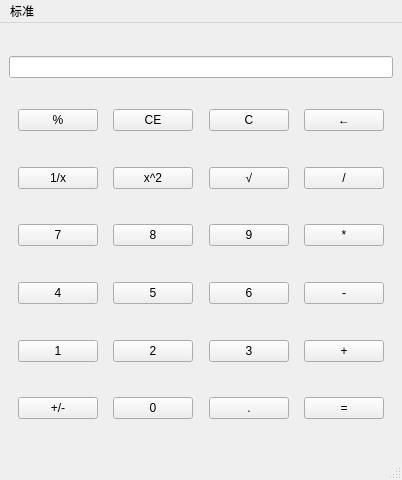
<?xml version="1.0" encoding="UTF-8"?>
<ui version="4.0">
 <class>MainWindow</class>
 <widget class="QMainWindow" name="MainWindow">
  <property name="geometry">
   <rect>
    <x>0</x>
    <y>0</y>
    <width>402</width>
    <height>480</height>
   </rect>
  </property>
  <property name="windowTitle">
   <string>MainWindow</string>
  </property>
  <widget class="QWidget" name="centralwidget">
   <layout class="QGridLayout" name="gridLayout_4">
    <item row="1" column="0">
     <layout class="QGridLayout" name="gridLayout_2">
      <item row="12" column="4">
       <spacer name="verticalSpacer_21">
        <property name="orientation">
         <enum>Qt::Vertical</enum>
        </property>
        <property name="sizeHint" stdset="0">
         <size>
          <width>20</width>
          <height>40</height>
         </size>
        </property>
       </spacer>
      </item>
      <item row="4" column="0" rowspan="4" colspan="7">
       <layout class="QHBoxLayout" name="horizontalLayout_4">
        <item>
         <spacer name="horizontalSpacer_13">
          <property name="orientation">
           <enum>Qt::Horizontal</enum>
          </property>
          <property name="sizeHint" stdset="0">
           <size>
            <width>40</width>
            <height>20</height>
           </size>
          </property>
         </spacer>
        </item>
        <item>
         <widget class="QPushButton" name="Reciprocal">
          <property name="enabled">
           <bool>true</bool>
          </property>
          <property name="text">
           <string>1/x</string>
          </property>
         </widget>
        </item>
        <item>
         <spacer name="horizontalSpacer_14">
          <property name="orientation">
           <enum>Qt::Horizontal</enum>
          </property>
          <property name="sizeHint" stdset="0">
           <size>
            <width>40</width>
            <height>20</height>
           </size>
          </property>
         </spacer>
        </item>
        <item>
         <widget class="QPushButton" name="Square">
          <property name="enabled">
           <bool>true</bool>
          </property>
          <property name="text">
           <string>x^2</string>
          </property>
         </widget>
        </item>
        <item>
         <spacer name="horizontalSpacer_15">
          <property name="orientation">
           <enum>Qt::Horizontal</enum>
          </property>
          <property name="sizeHint" stdset="0">
           <size>
            <width>40</width>
            <height>20</height>
           </size>
          </property>
         </spacer>
        </item>
        <item>
         <widget class="QPushButton" name="Radical">
          <property name="enabled">
           <bool>true</bool>
          </property>
          <property name="text">
           <string>√</string>
          </property>
         </widget>
        </item>
        <item>
         <spacer name="horizontalSpacer_16">
          <property name="orientation">
           <enum>Qt::Horizontal</enum>
          </property>
          <property name="sizeHint" stdset="0">
           <size>
            <width>40</width>
            <height>20</height>
           </size>
          </property>
         </spacer>
        </item>
        <item>
         <widget class="QPushButton" name="Except">
          <property name="enabled">
           <bool>true</bool>
          </property>
          <property name="text">
           <string>/</string>
          </property>
         </widget>
        </item>
        <item>
         <spacer name="horizontalSpacer_17">
          <property name="orientation">
           <enum>Qt::Horizontal</enum>
          </property>
          <property name="sizeHint" stdset="0">
           <size>
            <width>40</width>
            <height>20</height>
           </size>
          </property>
         </spacer>
        </item>
       </layout>
      </item>
      <item row="8" column="0">
       <spacer name="verticalSpacer_24">
        <property name="orientation">
         <enum>Qt::Vertical</enum>
        </property>
        <property name="sizeHint" stdset="0">
         <size>
          <width>20</width>
          <height>40</height>
         </size>
        </property>
       </spacer>
      </item>
      <item row="12" column="2">
       <spacer name="verticalSpacer_20">
        <property name="orientation">
         <enum>Qt::Vertical</enum>
        </property>
        <property name="sizeHint" stdset="0">
         <size>
          <width>20</width>
          <height>40</height>
         </size>
        </property>
       </spacer>
      </item>
      <item row="3" column="2">
       <spacer name="verticalSpacer_18">
        <property name="orientation">
         <enum>Qt::Vertical</enum>
        </property>
        <property name="sizeHint" stdset="0">
         <size>
          <width>20</width>
          <height>40</height>
         </size>
        </property>
       </spacer>
      </item>
      <item row="8" column="6">
       <spacer name="verticalSpacer_26">
        <property name="orientation">
         <enum>Qt::Vertical</enum>
        </property>
        <property name="sizeHint" stdset="0">
         <size>
          <width>20</width>
          <height>40</height>
         </size>
        </property>
       </spacer>
      </item>
      <item row="0" column="0" rowspan="3" colspan="7">
       <layout class="QHBoxLayout" name="horizontalLayout_6">
        <item>
         <spacer name="horizontalSpacer_18">
          <property name="orientation">
           <enum>Qt::Horizontal</enum>
          </property>
          <property name="sizeHint" stdset="0">
           <size>
            <width>40</width>
            <height>20</height>
           </size>
          </property>
         </spacer>
        </item>
        <item>
         <widget class="QPushButton" name="Percent">
          <property name="enabled">
           <bool>true</bool>
          </property>
          <property name="text">
           <string>%</string>
          </property>
         </widget>
        </item>
        <item>
         <spacer name="horizontalSpacer_19">
          <property name="orientation">
           <enum>Qt::Horizontal</enum>
          </property>
          <property name="sizeHint" stdset="0">
           <size>
            <width>40</width>
            <height>20</height>
           </size>
          </property>
         </spacer>
        </item>
        <item>
         <widget class="QPushButton" name="CE">
          <property name="enabled">
           <bool>true</bool>
          </property>
          <property name="text">
           <string>CE</string>
          </property>
         </widget>
        </item>
        <item>
         <spacer name="horizontalSpacer_20">
          <property name="orientation">
           <enum>Qt::Horizontal</enum>
          </property>
          <property name="sizeHint" stdset="0">
           <size>
            <width>40</width>
            <height>20</height>
           </size>
          </property>
         </spacer>
        </item>
        <item>
         <widget class="QPushButton" name="C">
          <property name="enabled">
           <bool>true</bool>
          </property>
          <property name="text">
           <string>C</string>
          </property>
         </widget>
        </item>
        <item>
         <spacer name="horizontalSpacer_21">
          <property name="orientation">
           <enum>Qt::Horizontal</enum>
          </property>
          <property name="sizeHint" stdset="0">
           <size>
            <width>40</width>
            <height>20</height>
           </size>
          </property>
         </spacer>
        </item>
        <item>
         <widget class="QPushButton" name="Back">
          <property name="enabled">
           <bool>true</bool>
          </property>
          <property name="text">
           <string>←</string>
          </property>
         </widget>
        </item>
        <item>
         <spacer name="horizontalSpacer_22">
          <property name="orientation">
           <enum>Qt::Horizontal</enum>
          </property>
          <property name="sizeHint" stdset="0">
           <size>
            <width>40</width>
            <height>20</height>
           </size>
          </property>
         </spacer>
        </item>
       </layout>
      </item>
      <item row="12" column="6">
       <spacer name="verticalSpacer_22">
        <property name="orientation">
         <enum>Qt::Vertical</enum>
        </property>
        <property name="sizeHint" stdset="0">
         <size>
          <width>20</width>
          <height>40</height>
         </size>
        </property>
       </spacer>
      </item>
      <item row="3" column="0">
       <spacer name="verticalSpacer_15">
        <property name="orientation">
         <enum>Qt::Vertical</enum>
        </property>
        <property name="sizeHint" stdset="0">
         <size>
          <width>20</width>
          <height>40</height>
         </size>
        </property>
       </spacer>
      </item>
      <item row="3" column="6">
       <spacer name="verticalSpacer_17">
        <property name="orientation">
         <enum>Qt::Vertical</enum>
        </property>
        <property name="sizeHint" stdset="0">
         <size>
          <width>20</width>
          <height>40</height>
         </size>
        </property>
       </spacer>
      </item>
      <item row="12" column="0">
       <spacer name="verticalSpacer_19">
        <property name="orientation">
         <enum>Qt::Vertical</enum>
        </property>
        <property name="sizeHint" stdset="0">
         <size>
          <width>20</width>
          <height>40</height>
         </size>
        </property>
       </spacer>
      </item>
      <item row="8" column="2">
       <spacer name="verticalSpacer_25">
        <property name="orientation">
         <enum>Qt::Vertical</enum>
        </property>
        <property name="sizeHint" stdset="0">
         <size>
          <width>20</width>
          <height>40</height>
         </size>
        </property>
       </spacer>
      </item>
      <item row="10" column="0" rowspan="2" colspan="7">
       <layout class="QHBoxLayout" name="horizontalLayout_5">
        <item>
         <spacer name="horizontalSpacer_33">
          <property name="orientation">
           <enum>Qt::Horizontal</enum>
          </property>
          <property name="sizeHint" stdset="0">
           <size>
            <width>40</width>
            <height>20</height>
           </size>
          </property>
         </spacer>
        </item>
        <item>
         <widget class="QPushButton" name="Seven">
          <property name="enabled">
           <bool>true</bool>
          </property>
          <property name="text">
           <string>7</string>
          </property>
         </widget>
        </item>
        <item>
         <spacer name="horizontalSpacer_34">
          <property name="orientation">
           <enum>Qt::Horizontal</enum>
          </property>
          <property name="sizeHint" stdset="0">
           <size>
            <width>40</width>
            <height>20</height>
           </size>
          </property>
         </spacer>
        </item>
        <item>
         <widget class="QPushButton" name="Eight">
          <property name="enabled">
           <bool>true</bool>
          </property>
          <property name="text">
           <string>8</string>
          </property>
         </widget>
        </item>
        <item>
         <spacer name="horizontalSpacer_35">
          <property name="orientation">
           <enum>Qt::Horizontal</enum>
          </property>
          <property name="sizeHint" stdset="0">
           <size>
            <width>40</width>
            <height>20</height>
           </size>
          </property>
         </spacer>
        </item>
        <item>
         <widget class="QPushButton" name="Nine">
          <property name="enabled">
           <bool>true</bool>
          </property>
          <property name="text">
           <string>9</string>
          </property>
         </widget>
        </item>
        <item>
         <spacer name="horizontalSpacer_36">
          <property name="orientation">
           <enum>Qt::Horizontal</enum>
          </property>
          <property name="sizeHint" stdset="0">
           <size>
            <width>40</width>
            <height>20</height>
           </size>
          </property>
         </spacer>
        </item>
        <item>
         <widget class="QPushButton" name="Mul">
          <property name="enabled">
           <bool>true</bool>
          </property>
          <property name="text">
           <string>*</string>
          </property>
         </widget>
        </item>
        <item>
         <spacer name="horizontalSpacer_37">
          <property name="orientation">
           <enum>Qt::Horizontal</enum>
          </property>
          <property name="sizeHint" stdset="0">
           <size>
            <width>40</width>
            <height>20</height>
           </size>
          </property>
         </spacer>
        </item>
       </layout>
      </item>
      <item row="3" column="4">
       <spacer name="verticalSpacer_16">
        <property name="orientation">
         <enum>Qt::Vertical</enum>
        </property>
        <property name="sizeHint" stdset="0">
         <size>
          <width>20</width>
          <height>40</height>
         </size>
        </property>
       </spacer>
      </item>
      <item row="8" column="4">
       <spacer name="verticalSpacer_23">
        <property name="orientation">
         <enum>Qt::Vertical</enum>
        </property>
        <property name="sizeHint" stdset="0">
         <size>
          <width>20</width>
          <height>40</height>
         </size>
        </property>
       </spacer>
      </item>
     </layout>
    </item>
    <item row="0" column="0">
     <layout class="QGridLayout" name="gridLayout_3">
      <item row="1" column="0">
       <widget class="QLineEdit" name="lineEdit">
        <property name="alignment">
         <set>Qt::AlignRight|Qt::AlignTrailing|Qt::AlignVCenter</set>
        </property>
       </widget>
      </item>
      <item row="0" column="0">
       <spacer name="verticalSpacer">
        <property name="orientation">
         <enum>Qt::Vertical</enum>
        </property>
        <property name="sizeHint" stdset="0">
         <size>
          <width>20</width>
          <height>40</height>
         </size>
        </property>
       </spacer>
      </item>
      <item row="2" column="0">
       <spacer name="verticalSpacer_2">
        <property name="orientation">
         <enum>Qt::Vertical</enum>
        </property>
        <property name="sizeHint" stdset="0">
         <size>
          <width>20</width>
          <height>40</height>
         </size>
        </property>
       </spacer>
      </item>
     </layout>
    </item>
    <item row="2" column="0">
     <layout class="QGridLayout" name="gridLayout">
      <item row="4" column="0" rowspan="4" colspan="7">
       <layout class="QHBoxLayout" name="horizontalLayout_2">
        <item>
         <spacer name="horizontalSpacer">
          <property name="orientation">
           <enum>Qt::Horizontal</enum>
          </property>
          <property name="sizeHint" stdset="0">
           <size>
            <width>40</width>
            <height>20</height>
           </size>
          </property>
         </spacer>
        </item>
        <item>
         <widget class="QPushButton" name="One">
          <property name="enabled">
           <bool>true</bool>
          </property>
          <property name="text">
           <string>1</string>
          </property>
         </widget>
        </item>
        <item>
         <spacer name="horizontalSpacer_2">
          <property name="orientation">
           <enum>Qt::Horizontal</enum>
          </property>
          <property name="sizeHint" stdset="0">
           <size>
            <width>40</width>
            <height>20</height>
           </size>
          </property>
         </spacer>
        </item>
        <item>
         <widget class="QPushButton" name="Two">
          <property name="enabled">
           <bool>true</bool>
          </property>
          <property name="text">
           <string>2</string>
          </property>
         </widget>
        </item>
        <item>
         <spacer name="horizontalSpacer_3">
          <property name="orientation">
           <enum>Qt::Horizontal</enum>
          </property>
          <property name="sizeHint" stdset="0">
           <size>
            <width>40</width>
            <height>20</height>
           </size>
          </property>
         </spacer>
        </item>
        <item>
         <widget class="QPushButton" name="Three">
          <property name="enabled">
           <bool>true</bool>
          </property>
          <property name="text">
           <string>3</string>
          </property>
         </widget>
        </item>
        <item>
         <spacer name="horizontalSpacer_4">
          <property name="orientation">
           <enum>Qt::Horizontal</enum>
          </property>
          <property name="sizeHint" stdset="0">
           <size>
            <width>40</width>
            <height>20</height>
           </size>
          </property>
         </spacer>
        </item>
        <item>
         <widget class="QPushButton" name="Sub">
          <property name="enabled">
           <bool>true</bool>
          </property>
          <property name="text">
           <string>+</string>
          </property>
         </widget>
        </item>
        <item>
         <spacer name="horizontalSpacer_5">
          <property name="orientation">
           <enum>Qt::Horizontal</enum>
          </property>
          <property name="sizeHint" stdset="0">
           <size>
            <width>40</width>
            <height>20</height>
           </size>
          </property>
         </spacer>
        </item>
       </layout>
      </item>
      <item row="10" column="0" rowspan="2" colspan="7">
       <layout class="QHBoxLayout" name="horizontalLayout">
        <item>
         <spacer name="horizontalSpacer_28">
          <property name="orientation">
           <enum>Qt::Horizontal</enum>
          </property>
          <property name="sizeHint" stdset="0">
           <size>
            <width>40</width>
            <height>20</height>
           </size>
          </property>
         </spacer>
        </item>
        <item>
         <widget class="QPushButton" name="Change">
          <property name="enabled">
           <bool>true</bool>
          </property>
          <property name="text">
           <string>+/-</string>
          </property>
         </widget>
        </item>
        <item>
         <spacer name="horizontalSpacer_29">
          <property name="orientation">
           <enum>Qt::Horizontal</enum>
          </property>
          <property name="sizeHint" stdset="0">
           <size>
            <width>40</width>
            <height>20</height>
           </size>
          </property>
         </spacer>
        </item>
        <item>
         <widget class="QPushButton" name="Zero">
          <property name="enabled">
           <bool>true</bool>
          </property>
          <property name="text">
           <string>0</string>
          </property>
         </widget>
        </item>
        <item>
         <spacer name="horizontalSpacer_30">
          <property name="orientation">
           <enum>Qt::Horizontal</enum>
          </property>
          <property name="sizeHint" stdset="0">
           <size>
            <width>40</width>
            <height>20</height>
           </size>
          </property>
         </spacer>
        </item>
        <item>
         <widget class="QPushButton" name="Point">
          <property name="enabled">
           <bool>true</bool>
          </property>
          <property name="text">
           <string>.</string>
          </property>
         </widget>
        </item>
        <item>
         <spacer name="horizontalSpacer_31">
          <property name="orientation">
           <enum>Qt::Horizontal</enum>
          </property>
          <property name="sizeHint" stdset="0">
           <size>
            <width>40</width>
            <height>20</height>
           </size>
          </property>
         </spacer>
        </item>
        <item>
         <widget class="QPushButton" name="Equal">
          <property name="enabled">
           <bool>true</bool>
          </property>
          <property name="text">
           <string>=</string>
          </property>
         </widget>
        </item>
        <item>
         <spacer name="horizontalSpacer_32">
          <property name="orientation">
           <enum>Qt::Horizontal</enum>
          </property>
          <property name="sizeHint" stdset="0">
           <size>
            <width>40</width>
            <height>20</height>
           </size>
          </property>
         </spacer>
        </item>
       </layout>
      </item>
      <item row="3" column="0">
       <spacer name="verticalSpacer_9">
        <property name="orientation">
         <enum>Qt::Vertical</enum>
        </property>
        <property name="sizeHint" stdset="0">
         <size>
          <width>20</width>
          <height>40</height>
         </size>
        </property>
       </spacer>
      </item>
      <item row="0" column="0" rowspan="3" colspan="7">
       <layout class="QHBoxLayout" name="horizontalLayout_3">
        <item>
         <spacer name="horizontalSpacer_8">
          <property name="orientation">
           <enum>Qt::Horizontal</enum>
          </property>
          <property name="sizeHint" stdset="0">
           <size>
            <width>40</width>
            <height>20</height>
           </size>
          </property>
         </spacer>
        </item>
        <item>
         <widget class="QPushButton" name="Four">
          <property name="enabled">
           <bool>true</bool>
          </property>
          <property name="text">
           <string>4</string>
          </property>
         </widget>
        </item>
        <item>
         <spacer name="horizontalSpacer_9">
          <property name="orientation">
           <enum>Qt::Horizontal</enum>
          </property>
          <property name="sizeHint" stdset="0">
           <size>
            <width>40</width>
            <height>20</height>
           </size>
          </property>
         </spacer>
        </item>
        <item>
         <widget class="QPushButton" name="Five">
          <property name="enabled">
           <bool>true</bool>
          </property>
          <property name="text">
           <string>5</string>
          </property>
         </widget>
        </item>
        <item>
         <spacer name="horizontalSpacer_10">
          <property name="orientation">
           <enum>Qt::Horizontal</enum>
          </property>
          <property name="sizeHint" stdset="0">
           <size>
            <width>40</width>
            <height>20</height>
           </size>
          </property>
         </spacer>
        </item>
        <item>
         <widget class="QPushButton" name="Six">
          <property name="enabled">
           <bool>true</bool>
          </property>
          <property name="text">
           <string>6</string>
          </property>
         </widget>
        </item>
        <item>
         <spacer name="horizontalSpacer_11">
          <property name="orientation">
           <enum>Qt::Horizontal</enum>
          </property>
          <property name="sizeHint" stdset="0">
           <size>
            <width>40</width>
            <height>20</height>
           </size>
          </property>
         </spacer>
        </item>
        <item>
         <widget class="QPushButton" name="Reduce">
          <property name="enabled">
           <bool>true</bool>
          </property>
          <property name="text">
           <string>-</string>
          </property>
         </widget>
        </item>
        <item>
         <spacer name="horizontalSpacer_12">
          <property name="orientation">
           <enum>Qt::Horizontal</enum>
          </property>
          <property name="sizeHint" stdset="0">
           <size>
            <width>40</width>
            <height>20</height>
           </size>
          </property>
         </spacer>
        </item>
       </layout>
      </item>
      <item row="3" column="4">
       <spacer name="verticalSpacer_8">
        <property name="orientation">
         <enum>Qt::Vertical</enum>
        </property>
        <property name="sizeHint" stdset="0">
         <size>
          <width>20</width>
          <height>40</height>
         </size>
        </property>
       </spacer>
      </item>
      <item row="3" column="6">
       <spacer name="verticalSpacer_10">
        <property name="orientation">
         <enum>Qt::Vertical</enum>
        </property>
        <property name="sizeHint" stdset="0">
         <size>
          <width>20</width>
          <height>40</height>
         </size>
        </property>
       </spacer>
      </item>
      <item row="3" column="2">
       <spacer name="verticalSpacer_7">
        <property name="orientation">
         <enum>Qt::Vertical</enum>
        </property>
        <property name="sizeHint" stdset="0">
         <size>
          <width>20</width>
          <height>40</height>
         </size>
        </property>
       </spacer>
      </item>
      <item row="12" column="0">
       <spacer name="verticalSpacer_12">
        <property name="orientation">
         <enum>Qt::Vertical</enum>
        </property>
        <property name="sizeHint" stdset="0">
         <size>
          <width>20</width>
          <height>40</height>
         </size>
        </property>
       </spacer>
      </item>
      <item row="12" column="2">
       <spacer name="verticalSpacer_13">
        <property name="orientation">
         <enum>Qt::Vertical</enum>
        </property>
        <property name="sizeHint" stdset="0">
         <size>
          <width>20</width>
          <height>40</height>
         </size>
        </property>
       </spacer>
      </item>
      <item row="12" column="4">
       <spacer name="verticalSpacer_6">
        <property name="orientation">
         <enum>Qt::Vertical</enum>
        </property>
        <property name="sizeHint" stdset="0">
         <size>
          <width>20</width>
          <height>40</height>
         </size>
        </property>
       </spacer>
      </item>
      <item row="12" column="6">
       <spacer name="verticalSpacer_14">
        <property name="orientation">
         <enum>Qt::Vertical</enum>
        </property>
        <property name="sizeHint" stdset="0">
         <size>
          <width>20</width>
          <height>40</height>
         </size>
        </property>
       </spacer>
      </item>
      <item row="8" column="4">
       <spacer name="verticalSpacer_5">
        <property name="orientation">
         <enum>Qt::Vertical</enum>
        </property>
        <property name="sizeHint" stdset="0">
         <size>
          <width>20</width>
          <height>40</height>
         </size>
        </property>
       </spacer>
      </item>
      <item row="8" column="0">
       <spacer name="verticalSpacer_3">
        <property name="orientation">
         <enum>Qt::Vertical</enum>
        </property>
        <property name="sizeHint" stdset="0">
         <size>
          <width>20</width>
          <height>40</height>
         </size>
        </property>
       </spacer>
      </item>
      <item row="8" column="2">
       <spacer name="verticalSpacer_4">
        <property name="orientation">
         <enum>Qt::Vertical</enum>
        </property>
        <property name="sizeHint" stdset="0">
         <size>
          <width>20</width>
          <height>40</height>
         </size>
        </property>
       </spacer>
      </item>
      <item row="8" column="6">
       <spacer name="verticalSpacer_11">
        <property name="orientation">
         <enum>Qt::Vertical</enum>
        </property>
        <property name="sizeHint" stdset="0">
         <size>
          <width>20</width>
          <height>40</height>
         </size>
        </property>
       </spacer>
      </item>
     </layout>
    </item>
   </layout>
  </widget>
  <widget class="QMenuBar" name="menubar">
   <property name="geometry">
    <rect>
     <x>0</x>
     <y>0</y>
     <width>402</width>
     <height>25</height>
    </rect>
   </property>
   <widget class="QMenu" name="menu">
    <property name="title">
     <string>标准</string>
    </property>
   </widget>
   <addaction name="menu"/>
  </widget>
  <widget class="QStatusBar" name="statusbar"/>
 </widget>
 <resources/>
 <connections/>
</ui>
